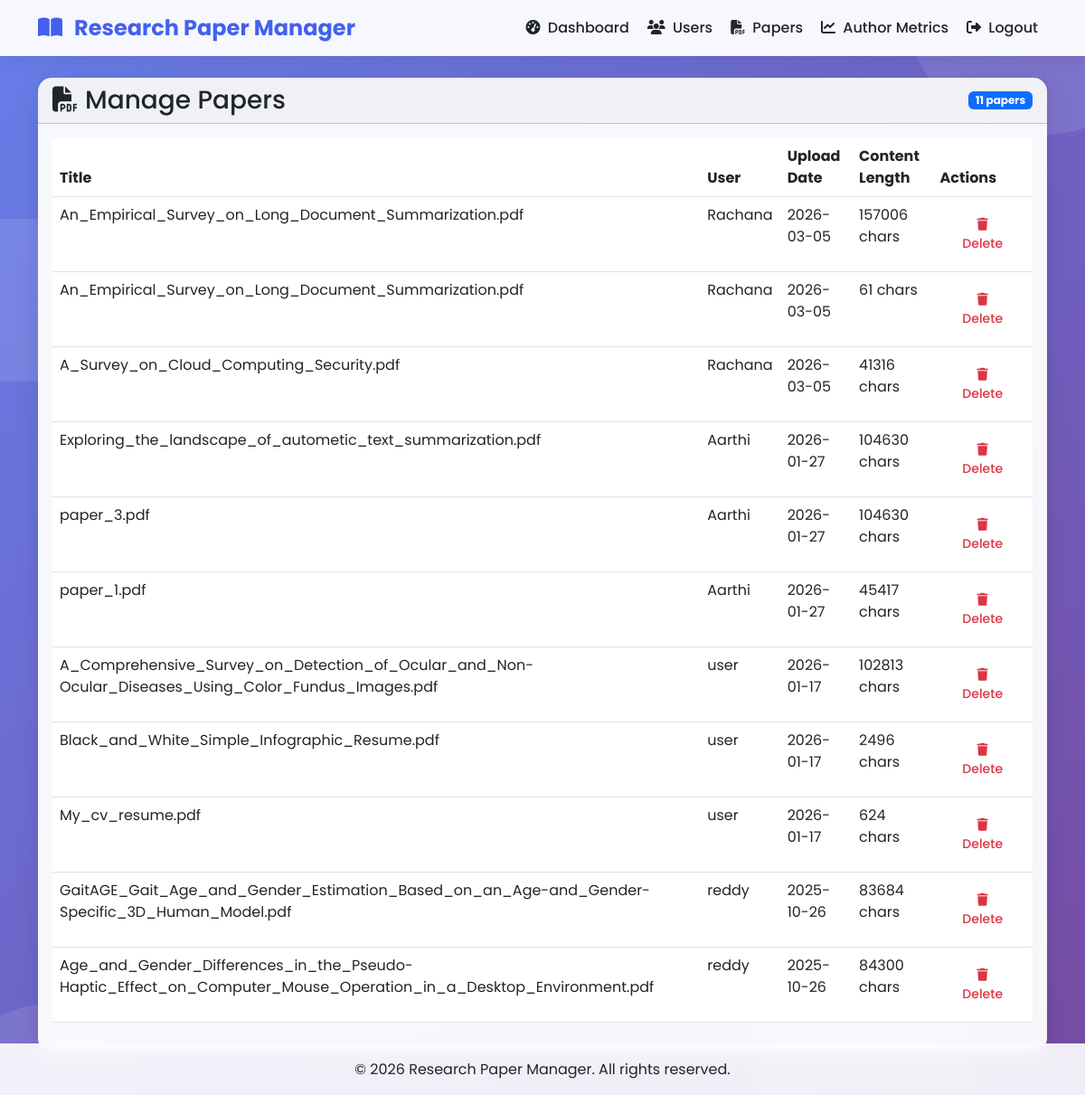
/admin/papers (signed in), run on the app's committed database.
### tables this page shows
CREATE TABLE papers (
            id INTEGER PRIMARY KEY AUTOINCREMENT,
            user_id INTEGER NOT NULL,
            title TEXT NOT NULL,
            filename TEXT NOT NULL,
            file_path TEXT NOT NULL,
            content TEXT,
            summary TEXT,
            authors TEXT,
            publication_date TEXT,
            created_at TIMESTAMP DEFAULT CURRENT_TIMESTAMP,
            FOREIGN KEY (user_id) REFERENCES users (id)
        );

CREATE TABLE users (
            id INTEGER PRIMARY KEY AUTOINCREMENT,
            username TEXT UNIQUE NOT NULL,
            password TEXT NOT NULL,
            email TEXT UNIQUE NOT NULL,
            role TEXT DEFAULT 'user',
            created_at TIMESTAMP DEFAULT CURRENT_TIMESTAMP
        );

### app.py (the view)
@app.route('/admin/papers')
def admin_papers():
    if 'user_id' not in session or session.get('role') != 'admin':
        return redirect(url_for('login'))
    conn = get_db_connection()
    papers = conn.execute('''
        SELECT p.*, u.username
        FROM papers p
        JOIN users u ON p.user_id = u.id
        ORDER BY p.created_at DESC
    ''').fetchall()
    conn.close()
    return render_template('admin_papers.html', papers=papers)

### app.py (called while the page is built)
def get_db_connection():
    conn = sqlite3.connect('research_papers.db')
    conn.row_factory = sqlite3.Row
    return conn

### templates/admin_papers.html
{% extends "base.html" %}
{% block content %}
<div class="row">
    <div class="col-12">
        <div class="card">
            <div class="card-header d-flex justify-content-between align-items-center">
                <h3 class="mb-0"><i class="fas fa-file-pdf me-2"></i>Manage Papers</h3>
                <span class="badge bg-primary">{{ papers|length }} papers</span>
            </div>
            <div class="card-body">
                {% if papers %}
                <div class="table-responsive">
                    <table class="table table-hover">
                        <thead>
                            <tr>
                                <th>Title</th>
                                <th>User</th>
                                <th>Upload Date</th>
                                <th>Content Length</th>
                                <th>Actions</th>
                            </tr>
                        </thead>
                        <tbody>
                            {% for paper in papers %}
                            <tr>
                                <td>{{ paper.title }}</td>
                                <td>{{ paper.username }}</td>
                                <td>{{ paper.created_at[:10] }}</td>
                                <td>{{ paper.content|length if paper.content else 0 }} chars</td>
                                <td>
                                    <a href="{{ url_for('delete_paper', paper_id=paper.id) }}"
                                       class="btn btn-sm btn-outline-danger"
                                       onclick="return confirm('Are you sure you want to delete this paper?')">
                                        <i class="fas fa-trash"></i> Delete
                                    </a>
                                </td>
                            </tr>
                            {% endfor %}
                        </tbody>
                    </table>
                </div>
                {% else %}
                <div class="text-center py-5">
                    <i class="fas fa-file-pdf fa-3x text-muted mb-3"></i>
                    <p class="text-muted">No papers uploaded yet.</p>
                </div>
                {% endif %}
            </div>
        </div>
    </div>
</div>
{% endblock %}

### static/css/style.css (style rules this page uses)
:root { --primary-color: #4361ee; --secondary-color: #3f37c9; --success-color: #4cc9f0; --info-color: #4895ef; --warning-color: #f72585; --light-bg: #f8f9fa; --dark-bg: #212529; }
* { margin: 0; padding: 0; box-sizing: border-box; }
body { font-family: 'Poppins', sans-serif; background: linear-gradient(135deg, #667eea 0%, #764ba2 100%); min-height: 100vh; position: relative; overflow-x: hidden; }
.card { border: none; border-radius: 15px; box-shadow: 0 5px 25px rgba(0, 0, 0, 0.1); backdrop-filter: blur(10px); background: rgba(255, 255, 255, 0.95); transition: all 0.3s ease; margin-bottom: 1.5rem; }
.btn { border-radius: 10px; font-weight: 500; padding: 0.75rem 1.5rem; transition: all 0.3s ease; border: none; }

### data on the page
papers: title "An_Empirical_Survey_on_Long_Document_Summarization.pdf", username "Rachana", created_at "2026-03-05", content|length "157006"
papers: title "An_Empirical_Survey_on_Long_Document_Summarization.pdf", username "Rachana", created_at "2026-03-05", content|length "61"
papers: title "A_Survey_on_Cloud_Computing_Security.pdf", username "Rachana", created_at "2026-03-05", content|length "41316"
papers: title "Exploring_the_landscape_of_autometic_text_summarization.pdf", username "Aarthi", created_at "2026-01-27", content|length "104630"
papers: title "paper_3.pdf", username "Aarthi", created_at "2026-01-27", content|length "104630"
papers: title "paper_1.pdf", username "Aarthi", created_at "2026-01-27", content|length "45417"
papers: title "A_Comprehensive_Survey_on_Detection_of_Ocular_and_Non-Ocular_Diseases_Using_Color_Fundus_Images.pdf", username "user", created_at "2026-01-17", content|length "102813"
papers: title "Black_and_White_Simple_Infographic_Resume.pdf", username "user", created_at "2026-01-17", content|length "2496"
papers: title "My_cv_resume.pdf", username "user", created_at "2026-01-17", content|length "624"
papers: title "GaitAGE_Gait_Age_and_Gender_Estimation_Based_on_an_Age-and_Gender-Specific_3D_Human_Model.pdf", username "reddy", created_at "2025-10-26", content|length "83684"
papers: title "Age_and_Gender_Differences_in_the_Pseudo-Haptic_Effect_on_Computer_Mouse_Operation_in_a_Desktop_Environment.pdf", username "reddy", created_at "2025-10-26", content|length "84300"

### other printed values
{{ papers|length }} "11"
